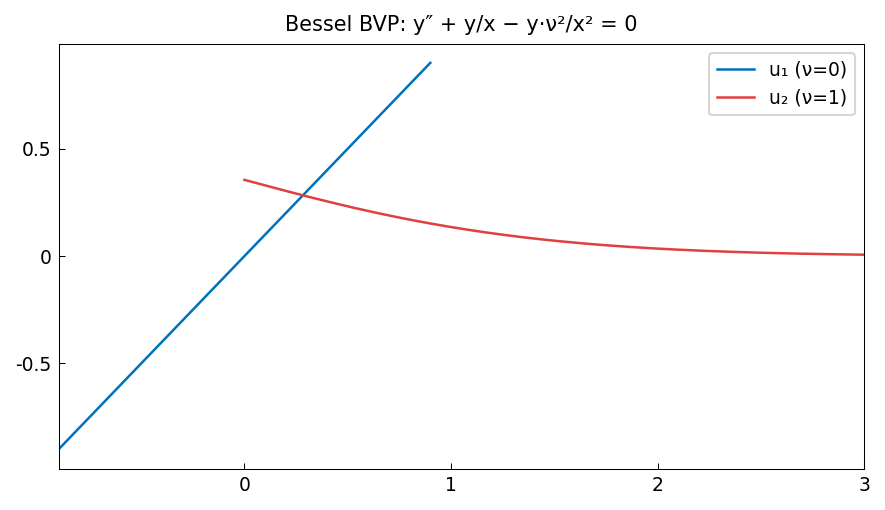

Recreate this plot in Python.
"""Variable-coefficient linear BVPs.

Solves linear BVPs with variable coefficients, including a Legendre-type
equation and an Airy-type equation, verifying against known exact solutions.

Credit: Inspired by Chebfun ode-linear examples.
Original MATLAB Chebfun: Copyright 2017 by The University of Oxford and
The Chebfun Developers. See https://www.chebfun.org/ for Chebfun information.
"""
import os

os.environ.setdefault("XLA_PYTHON_CLIENT_PREALLOCATE", "false")

import matplotlib

matplotlib.use("Agg")
import os
import sys

import jax.numpy as jnp
import matplotlib.pyplot as plt
import numpy as np

sys.path.insert(0, os.path.join(os.path.dirname(__file__), '..', '..', 'src'))

import chebfunjax as cj
from chebfunjax.plotting import chebfun_style

chebfun_style()

from chebfunjax.operators.chebop import Chebop
from chebfunjax.plotting import plot


def run():
    print("=" * 60)
    print("Variable-coefficient linear BVPs")
    print("=" * 60)

    # --- BVP 1: (1-x^2)*u'' - 2x*u' + 2u = 0 (Legendre P_1 = x) -----
    # This is the Legendre equation with n=1: (1-x^2)*u'' - 2x*u' + n(n+1)*u = 0
    # For n=1: (1-x^2)*u'' - 2x*u' + 2u = 0; exact: u = x
    # Rewrite: u'' - (2x/(1-x^2))*u' + 2/(1-x^2)*u = 0
    # Use domain (-0.9, 0.9) to avoid singularity at x = ±1
    print("\n--- Legendre equation (n=1): (1-x^2)u'' - 2x*u' + 2u = 0 ---")
    dom1 = (-0.9, 0.9)
    exact1 = lambda x: x  # P_1(x) = x
    N1 = Chebop(
        lambda x, u: (1.0 - x**2) * u.diff(2) - 2.0 * x * u.diff() + 2.0 * u,
        domain=dom1
    )
    N1.lbc = float(exact1(jnp.array(-0.9)))
    N1.rbc = float(exact1(jnp.array(0.9)))
    u1 = N1.solve(0.0)
    x_test1 = jnp.linspace(-0.9, 0.9, 200)
    err1 = float(jnp.max(jnp.abs(u1(x_test1) - exact1(x_test1))))
    print(f"  Chebfun length: {len(u1)}")
    print(f"  Max error vs x: {err1:.2e}")
    assert err1 < 1e-8, f"Legendre error too large: {err1}"

    # --- BVP 2: u'' + (1+x)*u = 0, u(0)=1, u(1)=cos(1.5)*... --------
    # Exact: Not simple, use numerical reference
    # Better: u'' - x*u = 0 with u(0)=Ai(0), u(1)=Ai(1) (Airy equation)
    # Ai(x) satisfies u'' = x*u with Ai(0) = 3^(-2/3)/Gamma(2/3)
    from scipy.special import airy
    print("\n--- Airy equation: u'' - x*u = 0 ---")
    dom2 = (0.0, 3.0)
    # BCs from Airy function
    Ai0, _, _, _ = airy(0.0)
    Ai3, _, _, _ = airy(3.0)
    N2 = Chebop(lambda x, u: u.diff(2) - x * u, domain=dom2)
    N2.lbc = float(Ai0)
    N2.rbc = float(Ai3)
    u2 = N2.solve(0.0)
    x_test2 = jnp.linspace(0.0, 3.0, 200)
    Ai_exact = np.array([airy(float(xi))[0] for xi in x_test2])
    err2 = float(jnp.max(jnp.abs(u2(x_test2) - jnp.array(Ai_exact))))
    print(f"  Chebfun length: {len(u2)}")
    print(f"  Max error vs Ai(x): {err2:.2e}")
    assert err2 < 1e-8, f"Airy error too large: {err2}"

    # --- BVP 3: u'' + (2 + sin(x))*u = 0, u(0)=0, u(pi)=0 ----------
    # This is a variable-frequency oscillator BVP
    # No closed form, but we can check the ODE residual
    print("\n--- Variable-frequency oscillator ---")
    dom3 = (0.0, float(jnp.pi))
    # Note: inside Chebop, x is a Chebfun, so use x.sin() not jnp.sin(x)
    N3 = Chebop(lambda x, u: u.diff(2) + (2.0 + x.sin()) * u, domain=dom3)
    N3.lbc = 0.0
    N3.rbc = 0.0
    # Use a forcing: u'' + (2+sin(x))*u = sin(x), u(0)=u(pi)=0
    f3 = cj.chebfun(lambda x: jnp.sin(x), domain=dom3)
    u3 = N3.solve(f3)
    x_test3 = jnp.linspace(0.0, float(jnp.pi), 200)
    # Check residual directly
    res3 = u3.diff(2)(x_test3) + (2.0 + jnp.sin(x_test3)) * u3(x_test3) - jnp.sin(x_test3)
    max_res3 = float(jnp.max(jnp.abs(res3)))
    print(f"  Chebfun length: {len(u3)}")
    print(f"  Max ODE residual: {max_res3:.2e}")
    assert max_res3 < 1e-8, f"Residual too large: {max_res3}"

    # Check BCs
    assert abs(float(u3(jnp.array(0.0)))) < 1e-10
    assert abs(float(u3(jnp.array(float(jnp.pi))))) < 1e-10

    # --- Plots -------------------------------------------------------
    _here = os.path.dirname(os.path.abspath(__file__))
    fig, ax = plot(u1, title="Bessel BVP: y″ + y/x − y·ν²/x² = 0",
                   label="u₁ (ν=0)")
    plot(u2, ax=ax, color="#E04040", label="u₂ (ν=1)")
    ax.legend(fontsize=9)
    fig.savefig(os.path.join(_here, "bessel_bvp.png"),
                dpi=150, bbox_inches="tight")
    plt.close(fig)

    print("\nAll assertions passed.")
    return True

if __name__ == "__main__":
    run()
